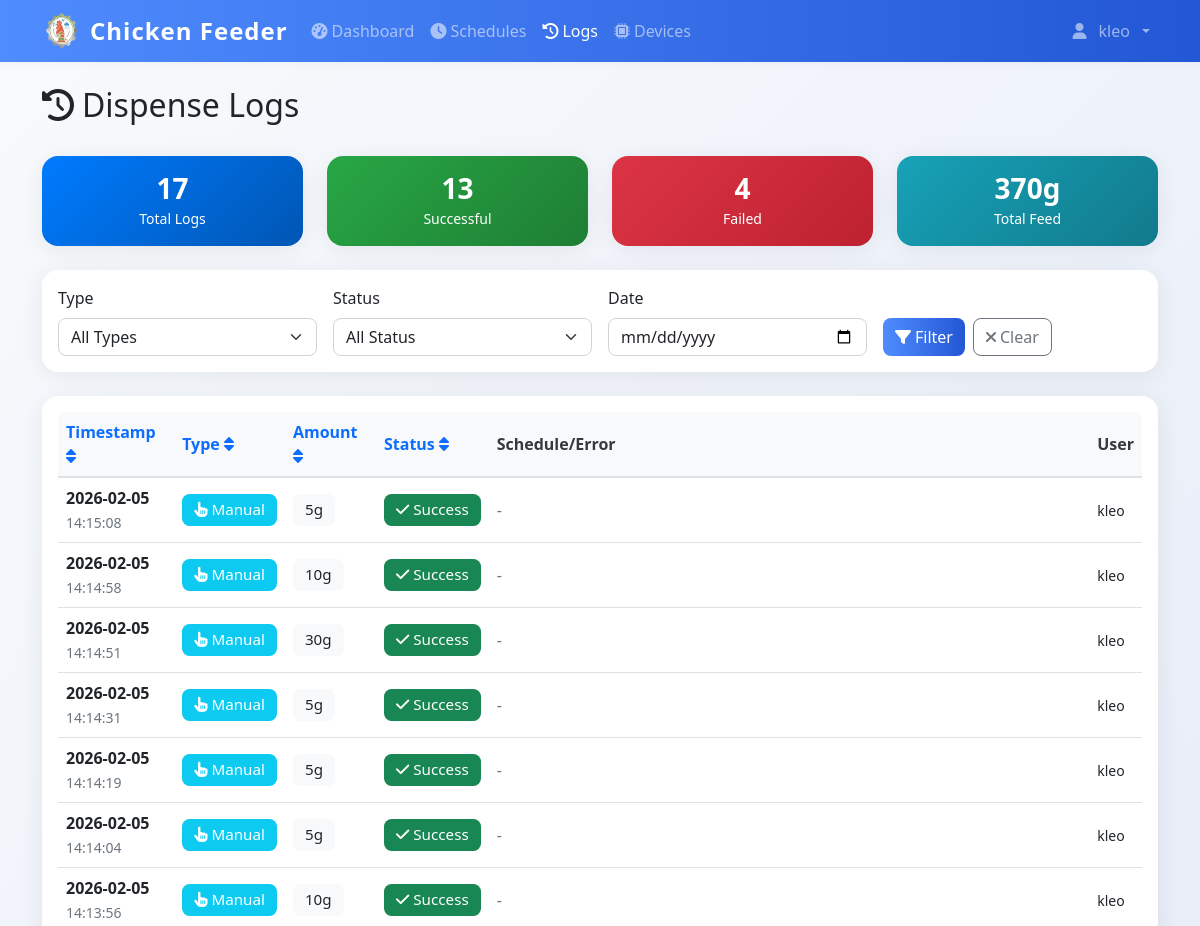
The page /logs (signed in, upper part) on the database as committed earlier.
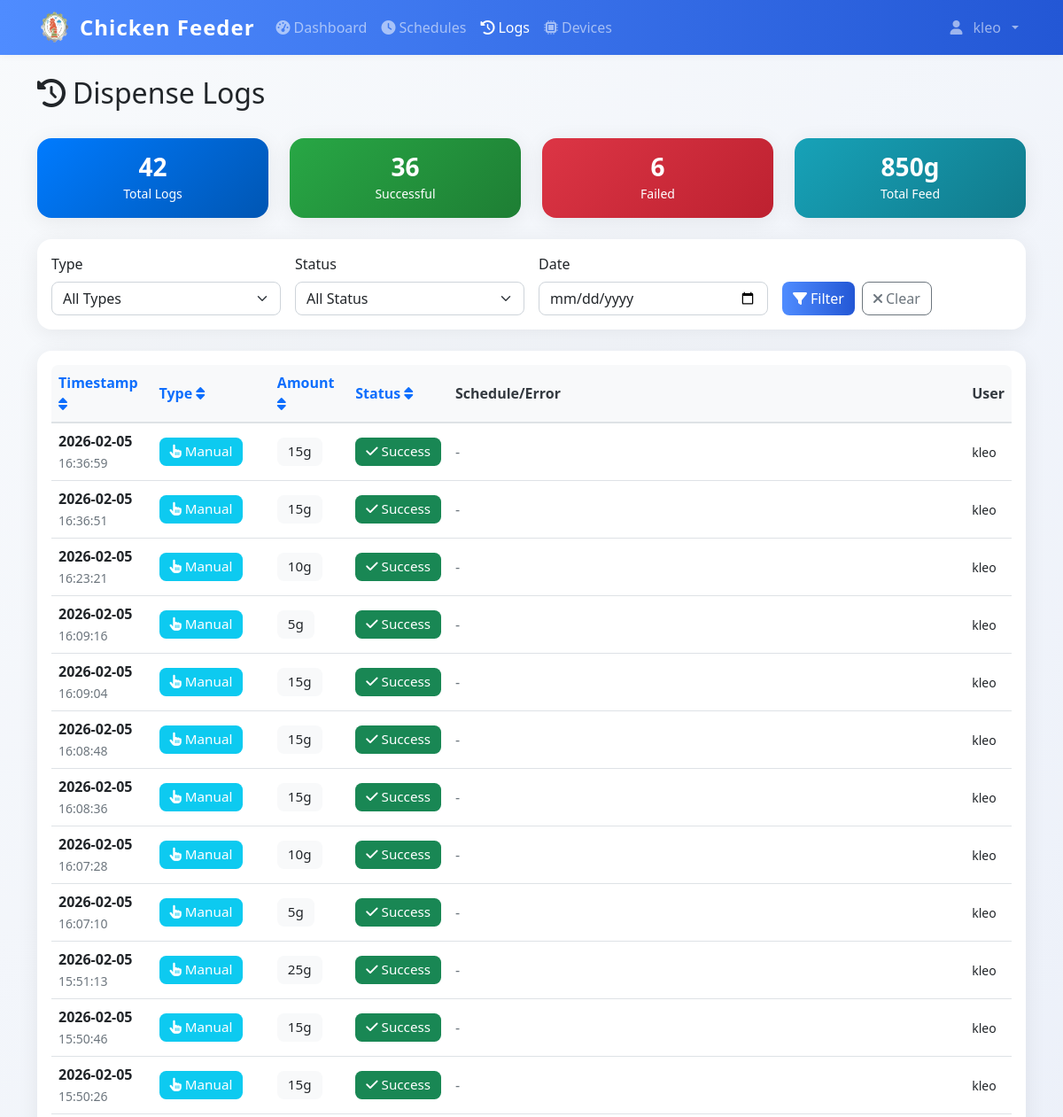
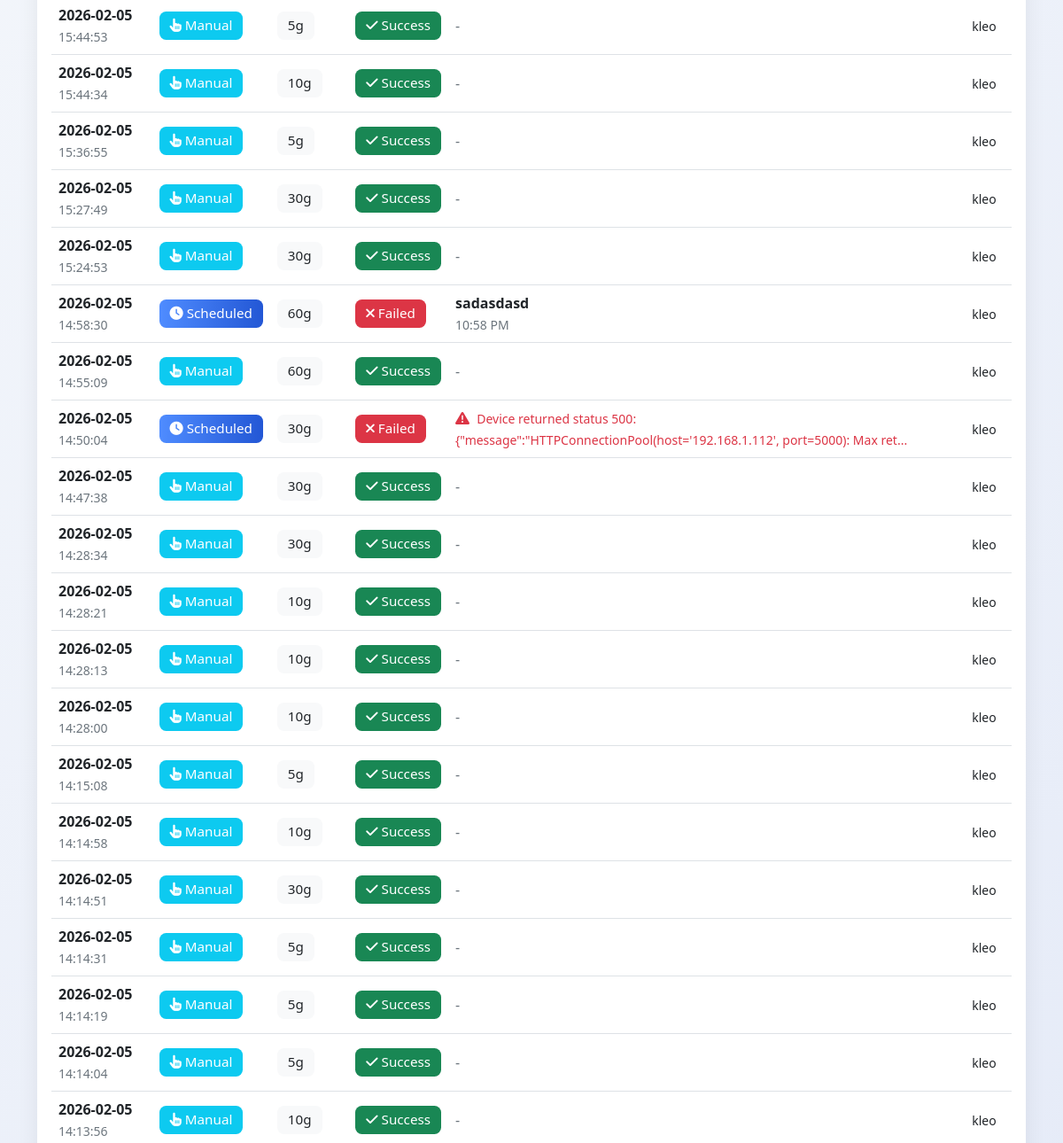
The same page on the database as committed later (2 pictures, top to bottom).
### models.py (models this page shows)
class User(UserMixin, db.Model):
    id = db.Column(db.Integer, primary_key=True)
    username = db.Column(db.String(80), unique=True, nullable=False)
    email = db.Column(db.String(120), unique=True, nullable=False)
    password_hash = db.Column(db.String(120), nullable=False)
    iot_device_url = db.Column(db.String(255), nullable=True)  # e.g., 'http://192.168.1.100:5000' or 'pi_klei'
    is_admin = db.Column(db.Boolean, default=True)
    created_at = db.Column(db.DateTime, default=datetime.utcnow)

class DispenseLog(db.Model):
    id = db.Column(db.Integer, primary_key=True)
    timestamp = db.Column(db.DateTime, default=datetime.utcnow, nullable=False)
    amount_grams = db.Column(db.Integer, nullable=False)
    trigger_type = db.Column(db.String(20), nullable=False)
    schedule_id = db.Column(db.Integer, db.ForeignKey('feed_schedule.id'), nullable=True)
    status = db.Column(db.String(20), default='success')
    error_message = db.Column(db.Text, nullable=True)
    triggered_by = db.Column(db.Integer, db.ForeignKey('user.id'), nullable=True)
    schedule = db.relationship('FeedSchedule', backref=db.backref('dispense_logs', lazy=True))
    user = db.relationship('User', backref=db.backref('dispense_logs', lazy=True))

class FeedSchedule(db.Model):
    id = db.Column(db.Integer, primary_key=True)
    name = db.Column(db.String(100), nullable=False)
    feed_time = db.Column(db.Time, nullable=False)
    amount_grams = db.Column(db.Integer, nullable=False)
    is_active = db.Column(db.Boolean, default=True)
    created_by = db.Column(db.Integer, db.ForeignKey('user.id'), nullable=False)
    created_at = db.Column(db.DateTime, default=datetime.utcnow)
    user = db.relationship('User', backref=db.backref('schedules', lazy=True))

### app.py (the view)
@app.route('/logs')
@login_required
def logs():
    page = request.args.get('page', 1, type=int)
    if not current_user.is_admin:
        logs = DispenseLog.query.filter_by(triggered_by=current_user.id).order_by(DispenseLog.timestamp.desc()).paginate(
            page=page, per_page=50, error_out=False
        )
    else:
        logs = DispenseLog.query.order_by(DispenseLog.timestamp.desc()).paginate(
            page=page, per_page=50, error_out=False
        )
    return render_template('logs.html', logs=logs)

### templates/logs.html (shortened to what this page needs)
{% extends "base.html" %}
{% block content %}
<div class="container mt-4">
    <div class="row mb-4">
        <div class="col">
            <h1 class="h2">
                <i class="fas fa-history me-2"></i>Dispense Logs
            </h1>
        </div>
    </div>
    {% if not logs or not logs.items %}
    <div class="text-center text-muted py-5">
        <i class="fas fa-clipboard-list fa-4x mb-3"></i>
        <h4>No Logs Available</h4>
        <p class="mb-4">No log data found. Dispense logs will appear here once you start feeding.</p>
        <a href="{{ url_for('dashboard') }}" class="btn btn-primary">
            <i class="fas fa-tachometer-alt me-2"></i>Go to Dashboard
        </a>
    </div>
    {% else %}
    <div class="row my-4">
        <div class="col-md-3">
            <div class="card bg-primary text-white">
                <div class="card-body text-center">
                    <h3 class="mb-0">{{ logs.total }}</h3>
                    <small>Total Logs</small>
                </div>
            </div>
        </div>
        <div class="col-md-3">
            <div class="card bg-success text-white">
                <div class="card-body text-center">
                    <h3 class="mb-0">{{ logs.items|selectattr('status', 'equalto', 'success')|list|length }}</h3>
                    <small>Successful</small>
                </div>
            </div>
        </div>
        <div class="col-md-3">
            <div class="card bg-danger text-white">
                <div class="card-body text-center">
                    <h3 class="mb-0">{{ logs.items|selectattr('status', 'equalto', 'failure')|list|length }}</h3>
                    <small>Failed</small>
                </div>
            </div>
        </div>
        <div class="col-md-3">
            <div class="card bg-info text-white">
                <div class="card-body text-center">
                    <h3 class="mb-0">{{ logs.items|sum(attribute='amount_grams') }}g</h3>
                    <small>Total Feed</small>
                </div>
            </div>
        </div>
    </div>
    <div class="card mb-4">
        <div class="card-body">
            <div class="row g-3">
                <div class="col-md-3">
                    <label for="filter-type" class="form-label">Type</label>
                    <select class="form-select" id="filter-type">
                        <option value="">All Types</option>
                    </select>
                </div>
                <div class="col-md-3">
                    <label for="filter-status" class="form-label">Status</label>
                    <select class="form-select" id="filter-status">
                        <option value="">All Status</option>
                    </select>
                </div>
                <div class="col-md-3">
                    <label for="filter-date" class="form-label">Date</label>
                    <input type="date" class="form-control" id="filter-date">
                </div>
                <div class="col-md-3">
                    <label class="form-label">&nbsp;</label>
                    <div class="d-flex gap-2">
                        <button class="btn btn-primary" onclick="applyFilters()">
                            <i class="fas fa-filter me-1"></i>Filter
                        </button>
                        <button class="btn btn-outline-secondary" onclick="clearFilters()">
                            <i class="fas fa-times me-1"></i>Clear
                        </button>
                    </div>
                </div>
            </div>
        </div>
    </div>
    <div class="card">
        <div class="card-body">
            {% if logs.items %}
            <div class="table-responsive">
                <table class="table table-hover">
                    <thead>
                        <tr>
                            <th>
                                <a href="#" onclick="sortTable('timestamp')" class="text-decoration-none">
                                    Timestamp <i class="fas fa-sort"></i>
                                </a>
                            </th>
                            <th>
                                <a href="#" onclick="sortTable('type')" class="text-decoration-none">
                                    Type <i class="fas fa-sort"></i>
                                </a>
                            </th>
                            <th>
                                <a href="#" onclick="sortTable('amount')" class="text-decoration-none">
                                    Amount <i class="fas fa-sort"></i>
                                </a>
                            </th>
                            <th>
                                <a href="#" onclick="sortTable('status')" class="text-decoration-none">
                                    Status <i class="fas fa-sort"></i>
                                </a>
                            </th>
                            <th>Schedule/Error</th>
                            <th>User</th>
                        </tr>
                    </thead>
                    <tbody id="logs-table-body">
                        {% for log in logs.items %}
                        <tr class="log-row"
                            data-type="{{ log.trigger_type }}"
                            data-status="{{ log.status }}"
                            data-date="{{ log.timestamp.strftime('%Y-%m-%d') }}">
                            <td>
                                <div>
                                    <strong>{{ log.timestamp.strftime('%Y-%m-%d') }}</strong>
                                </div>
                                <small class="text-muted">{{ log.timestamp.strftime('%H:%M:%S') }}</small>
                            </td>
                            <td>
                                {% if log.trigger_type == 'manual' %}
                                    <span class="badge bg-info">
                                        <i class="fas fa-hand-pointer me-1"></i>Manual
                                    </span>
                                {% else %}
                                    <span class="badge bg-primary">
                                        <i class="fas fa-clock me-1"></i>Scheduled
                                    </span>
                                {% endif %}
                            </td>
                            <td>
                                <span class="badge bg-light text-dark">{{ log.amount_grams }}g</span>
                            </td>
                            <td>
                                {% if log.status == 'success' %}
                                    <span class="badge bg-success">
                                        <i class="fas fa-check me-1"></i>Success
                                    </span>
                                {% else %}
                                    <span class="badge bg-danger">
                                        <i class="fas fa-times me-1"></i>Failed
                                    </span>
                                {% endif %}
                            </td>
                            <td>
                                {% if log.schedule %}
                                    <div>
                                        <strong>{{ log.schedule.name }}</strong>
                                    </div>
                                    <small class="text-muted">{{ log.schedule.feed_time.strftime('%I:%M %p') }}</small>
                                {% elif log.error_message %}
                                    <div class="text-danger">
                                        <i class="fas fa-exclamation-triangle me-1"></i>
                                        <small>{{ log.error_message[:100] }}{% if log.error_message|length > 100 %}...{% endif %}</small>
                                    </div>
                                {% else %}
                                    <span class="text-muted">-</span>
                                {% endif %}
                            </td>
                            <td>
                                {% if log.user %}
                                    <small>{{ log.user.username }}</small>
                                {% else %}
                                    <small class="text-muted">System</small>
                                {% endif %}
                            </td>
                        </tr>
                        {% endfor %}
                    </tbody>
                </table>
            </div>
            {% endif %}
        </div>
    </div>
</div>
{% endif %}
{% endblock %}

### templates/base.html (shortened to what this page needs)
<!DOCTYPE html>
<html lang="en">
<head>
    <link href="https://cdn.jsdelivr.net/npm/bootstrap@5.1.3/dist/css/bootstrap.min.css" rel="stylesheet">
    <link href="https://cdnjs.cloudflare.com/ajax/libs/font-awesome/6.0.0/css/all.min.css" rel="stylesheet">
    <link href="{{ url_for('static', filename='css/style.css') }}" rel="stylesheet">
</head>
<body>
    {% if current_user.is_authenticated %}
    <nav class="navbar navbar-expand-lg navbar-dark bg-primary">
        <div class="container">
            <div class="d-flex align-items-center gap-2">
                <img src="{{ url_for('static', filename='img/chicken-logo.png') }}" alt="Logo" style="width:40px;height:40px;" >
                <a class="navbar-brand" href="{{ url_for('dashboard') }}">
                   Chicken Feeder
                </a>
            </div>
            <div class="collapse navbar-collapse" id="navbarNav">
                <ul class="navbar-nav me-auto">
                    <li class="nav-item">
                        <a class="nav-link {% if request.endpoint == 'dashboard' %}active{% endif %}"
                           href="{{ url_for('dashboard') }}">
                            <i class="fas fa-tachometer-alt me-1"></i>Dashboard
                        </a>
                    </li>
                    <li class="nav-item">
                        <a class="nav-link {% if request.endpoint in ['schedules', 'add_schedule'] %}active{% endif %}"
                           href="{{ url_for('schedules') }}">
                            <i class="fas fa-clock me-1"></i>Schedules
                        </a>
                    </li>
                    <li class="nav-item">
                        <a class="nav-link {% if request.endpoint == 'logs' %}active{% endif %}"
                           href="{{ url_for('logs') }}">
                            <i class="fas fa-history me-1"></i>Logs
                        </a>
                    </li>
                    <li class="nav-item">
                        <a class="nav-link {% if request.endpoint in ['devices', 'add_device'] %}active{% endif %}"
                           href="{{ url_for('devices') }}">
                            <i class="fas fa-microchip me-1"></i>Devices
                        </a>
                    </li>
                </ul>
                <ul class="navbar-nav">
                    <li class="nav-item dropdown">
                        <a class="nav-link dropdown-toggle d-flex align-items-center gap-2" href="#" id="navbarDropdown" role="button"
                           data-bs-toggle="dropdown" aria-expanded="false">
                            <i class="fas fa-user me-1 "></i>{{ current_user.username }}
                        </a>
                    </li>
                </ul>
            </div>
        </div>
    </nav>
    {% endif %}
    <main class="container-fluid align-items-center">
        {% block content %}{% endblock %}
    </main>
</body>
</html>

Rows that differ between the two databases and show on the page:
added DispenseLog: timestamp "2026-02-05", timestamp "16:36:59", trigger_type "manual" (drawn), amount_grams "15", status "success" (drawn), user.username "kleo"
added DispenseLog: timestamp "2026-02-05", timestamp "16:36:51", trigger_type "manual" (drawn), amount_grams "15", status "success" (drawn), user.username "kleo"
added DispenseLog: timestamp "2026-02-05", timestamp "16:23:21", trigger_type "manual" (drawn), amount_grams "10", status "success" (drawn), user.username "kleo"
added DispenseLog: timestamp "2026-02-05", timestamp "16:09:16", trigger_type "manual" (drawn), amount_grams "5", status "success" (drawn), user.username "kleo"
added DispenseLog: timestamp "2026-02-05", timestamp "16:09:04", trigger_type "manual" (drawn), amount_grams "15", status "success" (drawn), user.username "kleo"
added DispenseLog: timestamp "2026-02-05", timestamp "16:08:48", trigger_type "manual" (drawn), amount_grams "15", status "success" (drawn), user.username "kleo"
added DispenseLog: timestamp "2026-02-05", timestamp "16:08:36", trigger_type "manual" (drawn), amount_grams "15", status "success" (drawn), user.username "kleo"
added DispenseLog: timestamp "2026-02-05", timestamp "16:07:28", trigger_type "manual" (drawn), amount_grams "10", status "success" (drawn), user.username "kleo"
added DispenseLog: timestamp "2026-02-05", timestamp "16:07:10", trigger_type "manual" (drawn), amount_grams "5", status "success" (drawn), user.username "kleo"
added DispenseLog: timestamp "2026-02-05", timestamp "15:51:13", trigger_type "manual" (drawn), amount_grams "25", status "success" (drawn), user.username "kleo"
added DispenseLog: timestamp "2026-02-05", timestamp "15:50:46", trigger_type "manual" (drawn), amount_grams "15", status "success" (drawn), user.username "kleo"
added DispenseLog: timestamp "2026-02-05", timestamp "15:50:26", trigger_type "manual" (drawn), amount_grams "15", status "success" (drawn), user.username "kleo"
added DispenseLog: timestamp "2026-02-05", timestamp "15:44:53", trigger_type "manual" (drawn), amount_grams "5", status "success" (drawn), user.username "kleo"
added DispenseLog: timestamp "2026-02-05", timestamp "15:44:34", trigger_type "manual" (drawn), amount_grams "10", status "success" (drawn), user.username "kleo"
added DispenseLog: timestamp "2026-02-05", timestamp "15:36:55", trigger_type "manual" (drawn), amount_grams "5", status "success" (drawn), user.username "kleo"
added DispenseLog: timestamp "2026-02-05", timestamp "15:27:49", trigger_type "manual" (drawn), amount_grams "30", status "success" (drawn), user.username "kleo"
added DispenseLog: timestamp "2026-02-05", timestamp "15:24:53", trigger_type "manual" (drawn), amount_grams "30", status "success" (drawn), user.username "kleo"
added DispenseLog: timestamp "2026-02-05", timestamp "14:58:30", trigger_type "scheduled" (drawn), amount_grams "60", status "failure" (drawn), schedule.name "sadasdasd", schedule.feed_time "10:58 PM", user.username "kleo"
added DispenseLog: timestamp "2026-02-05", timestamp "14:55:09", trigger_type "manual" (drawn), amount_grams "60", status "success" (drawn), user.username "kleo"
added DispenseLog: timestamp "2026-02-05", timestamp "14:50:04", trigger_type "scheduled" (drawn), amount_grams "30", status "failure" (drawn), error_message "Device returned status 500: {\"message\":\"HTTPConnectionPool(host='192.168.1.112', port=5000): Max ret", user.username "kleo"
added DispenseLog: timestamp "2026-02-05", timestamp "14:47:38", trigger_type "manual" (drawn), amount_grams "30", status "success" (drawn), user.username "kleo"
added DispenseLog: timestamp "2026-02-05", timestamp "14:28:34", trigger_type "manual" (drawn), amount_grams "30", status "success" (drawn), user.username "kleo"
added DispenseLog: timestamp "2026-02-05", timestamp "14:28:21", trigger_type "manual" (drawn), amount_grams "10", status "success" (drawn), user.username "kleo"
added DispenseLog: timestamp "2026-02-05", timestamp "14:28:13", trigger_type "manual" (drawn), amount_grams "10", status "success" (drawn), user.username "kleo"
added DispenseLog: timestamp "2026-02-05", timestamp "14:28:00", trigger_type "manual" (drawn), amount_grams "10", status "success" (drawn), user.username "kleo"
Other text that changed with them:
{{ logs.total }}: "17" → "42"
{{ logs.items|selectattr('status', 'equalto', 'success')|list|length }}: "13" → "36"
{{ logs.items|selectattr('status', 'equalto', 'failure')|list|length }}: "4" → "6"
{{ logs.items|sum(attribute='amount_grams') }}: "370" → "850"
